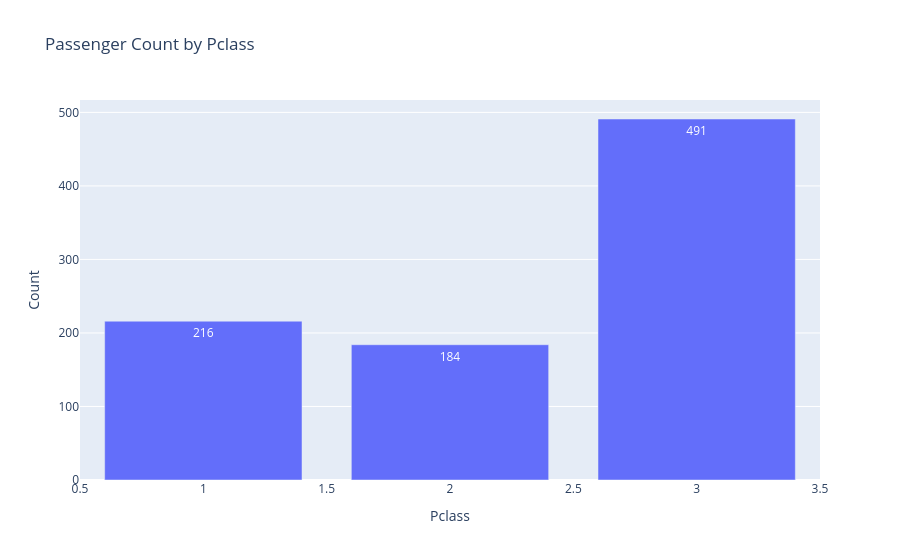
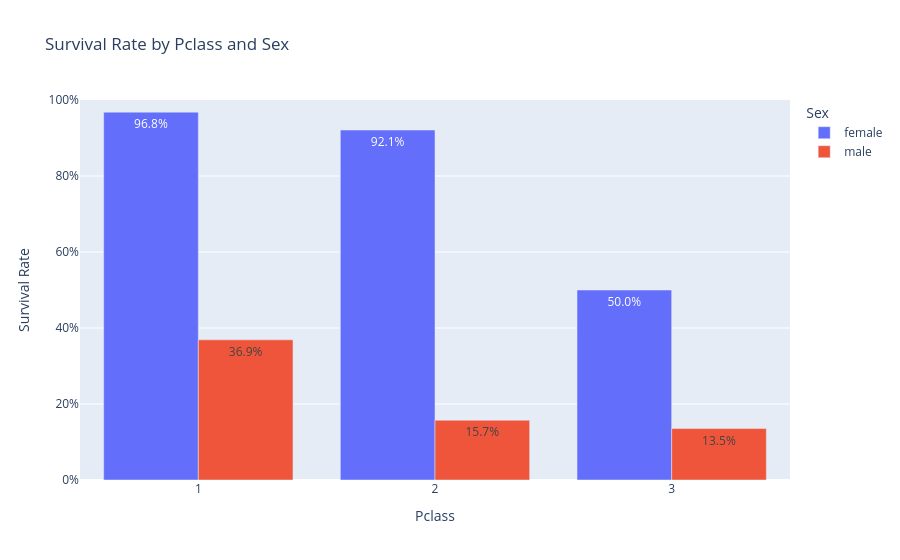
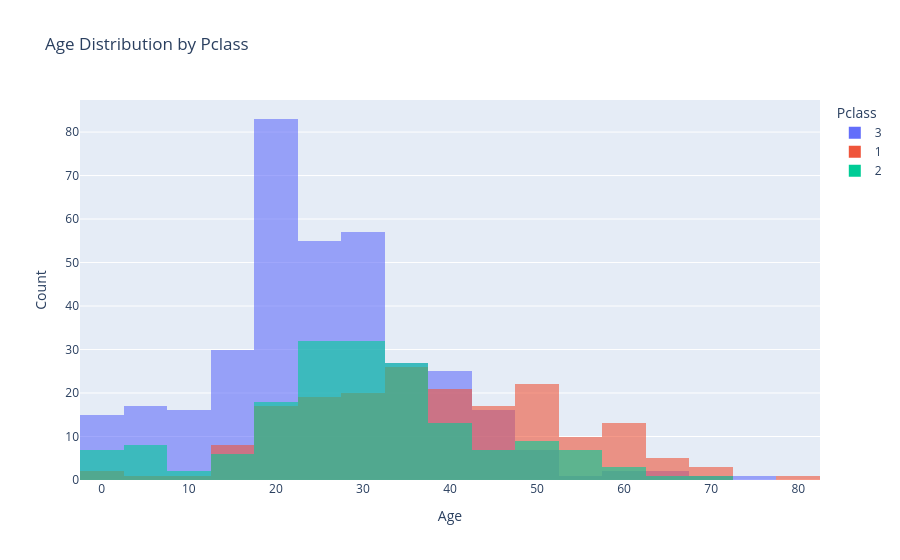

Notebook code cell kept with these figures, in order:
### Code cell
# Pclass 별 전체 명수 -> bar plot
# Pclass 성별별 생존율 -> bar plot
# Pclass 별 나이대 분포 -> hist plot


# 1. Pclass 별 전체 명수 -> bar plot

pclass_count = (
    clean_train_df
    .groupby('Pclass')
    .size()
    .reset_index(name='Count')
)

fig = px.bar(
    pclass_count,
    x='Pclass',
    y='Count',
    text='Count',
    title='Passenger Count by Pclass'
)

fig.update_layout(
    xaxis_title='Pclass',
    yaxis_title='Count'
)

fig.show()


# 2. Pclass 성별별 생존율 -> bar plot

pclass_sex_survival = (
    clean_train_df
    .groupby(['Pclass', 'Sex'])['Survived']
    .mean()
    .reset_index()
)

fig = px.bar(
    pclass_sex_survival,
    x='Pclass',
    y='Survived',
    color='Sex',
    barmode='group',
    text_auto='.1%',
    title='Survival Rate by Pclass and Sex'
)

fig.update_layout(
    xaxis_title='Pclass',
    yaxis_title='Survival Rate',
    yaxis_tickformat='.0%',
    yaxis_range=[0, 1]
)

fig.show()

# 3. Pclass 별 나이대 분포 -> histogram

fig = px.histogram(
    clean_train_df,
    x='Age',
    color='Pclass',
    nbins=30,
    barmode='overlay',
    opacity=0.6,
    title='Age Distribution by Pclass'
)

fig.update_layout(
    xaxis_title='Age',
    yaxis_title='Count'
)

fig.show()

### Figure 1 — Plotly figure (JSON) as saved in the notebook; plotly's stock layout.template omitted (floating-point values rounded to 4 significant figures)
{"data": [{"hovertemplate": "Pclass=%{x}<br>Count=%{text}<extra></extra>", "legendgroup": "", "marker": {"color": "#636efa", "pattern": {"shape": ""}}, "name": "", "orientation": "v", "showlegend": false, "text": [216.0, 184.0, 491.0], "textposition": "auto", "type": "bar", "x": [1, 2, 3], "xaxis": "x", "y": [216, 184, 491], "yaxis": "y"}], "layout": {"barmode": "relative", "legend": {"tracegroupgap": 0}, "title": {"text": "Passenger Count by Pclass"}, "xaxis": {"anchor": "y", "domain": [0, 1], "title": {"text": "Pclass"}}, "yaxis": {"anchor": "x", "domain": [0, 1], "title": {"text": "Count"}}}}

### Figure 2 — Plotly figure (JSON) as saved in the notebook; plotly's stock layout.template omitted (floating-point values rounded to 4 significant figures)
{"data": [{"alignmentgroup": "True", "hovertemplate": "Sex=female<br>Pclass=%{x}<br>Survived=%{y}<extra></extra>", "legendgroup": "female", "marker": {"color": "#636efa", "pattern": {"shape": ""}}, "name": "female", "offsetgroup": "female", "orientation": "v", "showlegend": true, "textposition": "auto", "texttemplate": "%{y:.1%}", "type": "bar", "x": [1, 2, 3], "xaxis": "x", "y": [0.9681, 0.9211, 0.5], "yaxis": "y"}, {"alignmentgroup": "True", "hovertemplate": "Sex=male<br>Pclass=%{x}<br>Survived=%{y}<extra></extra>", "legendgroup": "male", "marker": {"color": "#EF553B", "pattern": {"shape": ""}}, "name": "male", "offsetgroup": "male", "orientation": "v", "showlegend": true, "textposition": "auto", "texttemplate": "%{y:.1%}", "type": "bar", "x": [1, 2, 3], "xaxis": "x", "y": [0.3689, 0.1574, 0.1354], "yaxis": "y"}], "layout": {"barmode": "group", "legend": {"title": {"text": "Sex"}, "tracegroupgap": 0}, "title": {"text": "Survival Rate by Pclass and Sex"}, "xaxis": {"anchor": "y", "domain": [0, 1], "title": {"text": "Pclass"}}, "yaxis": {"anchor": "x", "domain": [0, 1], "range": [0, 1], "tickformat": ".0%", "title": {"text": "Survival Rate"}}}}

### Figure 3 — Plotly figure (JSON) as saved in the notebook; plotly's stock layout.template omitted (floating-point values rounded to 4 significant figures; data arrays with more than 128 entries replaced by an {"elided": "..."} marker saying what was removed)
{"data": [{"bingroup": "x", "hovertemplate": "Pclass=3<br>Age=%{x}<br>count=%{y}<extra></extra>", "legendgroup": "3", "marker": {"color": "#636efa", "opacity": 0.6, "pattern": {"shape": ""}}, "name": "3", "nbinsx": 30, "orientation": "v", "showlegend": true, "type": "histogram", "x": {"elided": "491 float values"}, "xaxis": "x", "yaxis": "y"}, {"bingroup": "x", "hovertemplate": "Pclass=1<br>Age=%{x}<br>count=%{y}<extra></extra>", "legendgroup": "1", "marker": {"color": "#EF553B", "opacity": 0.6, "pattern": {"shape": ""}}, "name": "1", "nbinsx": 30, "orientation": "v", "showlegend": true, "type": "histogram", "x": {"elided": "216 float values"}, "xaxis": "x", "yaxis": "y"}, {"bingroup": "x", "hovertemplate": "Pclass=2<br>Age=%{x}<br>count=%{y}<extra></extra>", "legendgroup": "2", "marker": {"color": "#00cc96", "opacity": 0.6, "pattern": {"shape": ""}}, "name": "2", "nbinsx": 30, "orientation": "v", "showlegend": true, "type": "histogram", "x": {"elided": "184 float values"}, "xaxis": "x", "yaxis": "y"}], "layout": {"barmode": "overlay", "legend": {"title": {"text": "Pclass"}, "tracegroupgap": 0}, "title": {"text": "Age Distribution by Pclass"}, "xaxis": {"anchor": "y", "domain": [0, 1], "title": {"text": "Age"}}, "yaxis": {"anchor": "x", "domain": [0, 1], "title": {"text": "Count"}}}}
